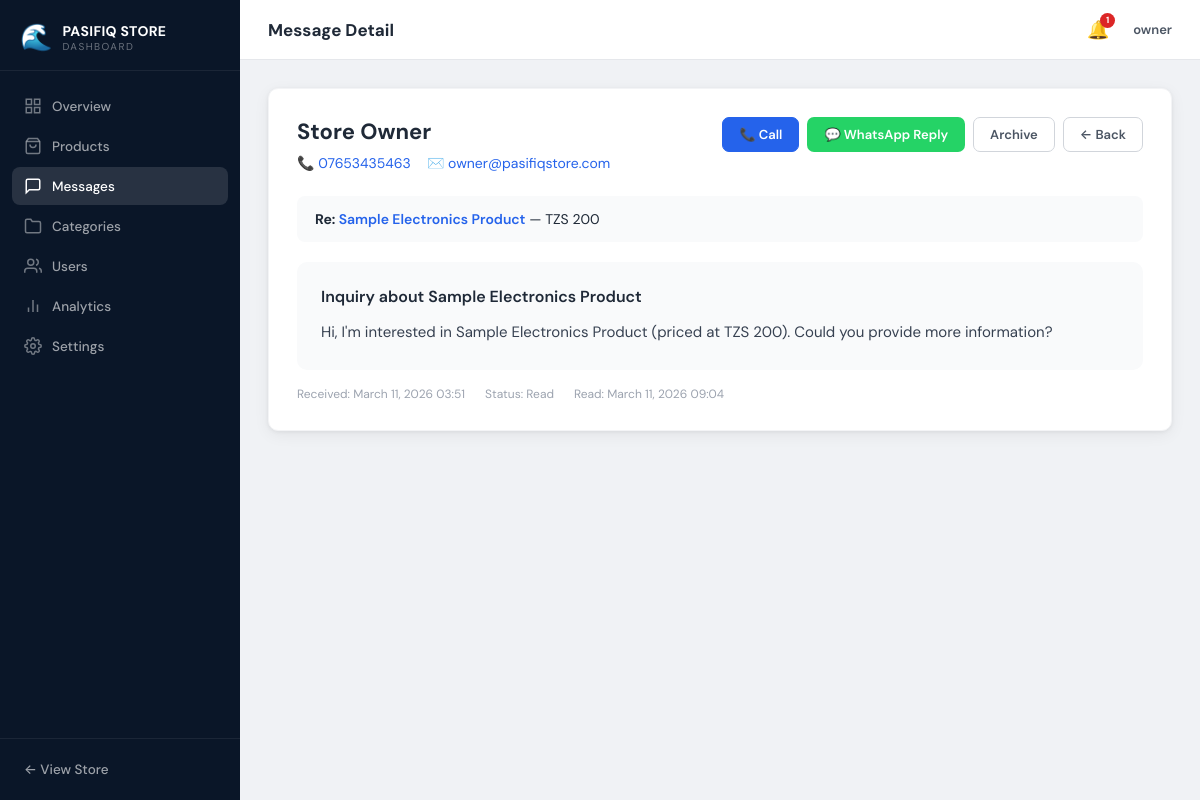
Screenshot of /dashboard/messages/1/ (signed in) with the database file from the repository.
### core/models.py (models this page shows, shortened)
class SiteSettings(models.Model):
    store_name = models.CharField(max_length=100, default='PASIFIQ STORE')
    tagline = models.CharField(max_length=200, blank=True)
    phone = models.CharField(max_length=20, blank=True)
    whatsapp = models.CharField(max_length=20, blank=True)
    email = models.EmailField(blank=True)
    address = models.TextField(blank=True)
    facebook = models.URLField(blank=True)
    instagram = models.URLField(blank=True)
    twitter = models.URLField(blank=True)
    logo = models.ImageField(upload_to='site/', blank=True, null=True)
    hero_image = models.ImageField(upload_to='site/', blank=True, null=True)
    about_text = models.TextField(blank=True)
    updated_at = models.DateTimeField(auto_now=True)
    class Meta:
        db_table = 'site_settings'
        verbose_name = 'Site Settings'
        verbose_name_plural = 'Site Settings'

### users/models.py (models this page shows, shortened)
class CustomUser(AbstractUser):
    bio = models.TextField(blank=True)
    avatar = models.ImageField(upload_to='avatars/', blank=True, null=True)
    phone = models.CharField(max_length=20, blank=True)
    location = models.CharField(max_length=100, blank=True)
    date_of_birth = models.DateField(null=True, blank=True)
    is_store_owner = models.BooleanField(default=False)
    email_notifications = models.BooleanField(default=True)
    created_at = models.DateTimeField(auto_now_add=True)
    updated_at = models.DateTimeField(auto_now=True)
    class Meta:
        db_table = 'users'
        indexes = [models.Index(fields=['username']), models.Index(fields=['email'])]

### messaging/models.py (models this page shows, shortened)
class Message(models.Model):
    STATUS_CHOICES = [
        ('new', 'New'),
        ('read', 'Read'),
        ('archived', 'Archived'),
    ]
    sender_name = models.CharField(max_length=100)
    sender_phone = models.CharField(max_length=20)
    sender_email = models.EmailField(blank=True)
    user = models.ForeignKey(settings.AUTH_USER_MODEL, null=True, blank=True, on_delete=models.SET_NULL, related_name='sent_messages')
    product = models.ForeignKey('products.Product', null=True, blank=True, on_delete=models.SET_NULL, related_name='inquiries')
    subject = models.CharField(max_length=200, blank=True)
    content = models.TextField()
    status = models.CharField(max_length=20, choices=STATUS_CHOICES, default='new')
    ip_address = models.GenericIPAddressField(null=True, blank=True)
    created_at = models.DateTimeField(auto_now_add=True)
    read_at = models.DateTimeField(null=True, blank=True)
    class Meta:
        db_table = 'messages'
        ordering = ['-created_at']
        indexes = [models.Index(fields=['status']), models.Index(fields=['-created_at'])]
    def get_whatsapp_reply_url(self):
        import urllib.parse
        from django.conf import settings
        msg = f"Hi {self.sender_name}, thank you for your inquiry"
        if self.product:
            msg += f" about {self.product.name}"
        msg += "."
        phone = self.sender_phone.replace('+', '').replace(' ', '').replace('-', '')
        return f"https://wa.me/{phone}?text={urllib.parse.quote(msg)}"

### products/models.py (models this page shows, shortened)
class Product(models.Model):
    CONDITION_CHOICES = [
        ('new', 'New'),
        ('used', 'Used'),
        ('refurbished', 'Refurbished'),
    ]
    STATUS_CHOICES = [
        ('available', 'Available'),
        ('sold', 'Sold'),
        ('reserved', 'Reserved'),
        ('coming_soon', 'Coming Soon'),
    ]
    name = models.CharField(max_length=200)
    slug = models.SlugField(unique=True, max_length=250)
    category = models.ForeignKey('categories.Category', related_name='products', on_delete=models.SET_NULL, null=True)
    description = models.TextField()
    short_description = models.CharField(max_length=300, blank=True)
    price = models.DecimalField(max_digits=10, decimal_places=2, null=True, blank=True)
    condition = models.CharField(max_length=20, choices=CONDITION_CHOICES, default='new')
    status = models.CharField(max_length=20, choices=STATUS_CHOICES, default='available')
    tags = models.CharField(max_length=500, blank=True, help_text='Comma-separated tags')
    location = models.CharField(max_length=100, blank=True)
    is_featured = models.BooleanField(default=False)
    is_active = models.BooleanField(default=True)
    specifications = models.JSONField(default=dict, blank=True)
    meta_title = models.CharField(max_length=200, blank=True)
    meta_description = models.CharField(max_length=300, blank=True)
    view_count = models.PositiveIntegerField(default=0)
    wishlist_count = models.PositiveIntegerField(default=0)
    comparison_count = models.PositiveIntegerField(default=0)
    inquiry_count = models.PositiveIntegerField(default=0)
    average_rating = models.DecimalField(max_digits=3, decimal_places=2, default=0)
    review_count = models.PositiveIntegerField(default=0)
    created_at = models.DateTimeField(auto_now_add=True)
    updated_at = models.DateTimeField(auto_now=True)
    class Meta:
        db_table = 'products'
        ordering = ['-created_at']
        indexes = [
            models.Index(fields=['slug']),
            models.Index(fields=['category']),
            models.Index(fields=['status']),
            models.Index(fields=['is_featured']),
            models.Index(fields=['-view_count']),
        ]
    def get_absolute_url(self):
        from django.urls import reverse
        return reverse('products:detail', kwargs={'slug': self.slug})

### dashboard/views.py (the view, shortened to what this page needs)
@owner_required
def message_detail(request, pk):
    message = get_object_or_404(Message, pk=pk)
    return render(request, 'dashboard/message_detail.html', {'message': message})

### comparison/context_processors.py (called while the page is built)
def comparison_context(request):
    if request.user.is_authenticated:
        items = ComparisonItem.objects.filter(user=request.user)
    else:
        session_key = request.session.session_key
        items = ComparisonItem.objects.filter(session_key=session_key) if session_key else ComparisonItem.objects.none()
    return {
        'comparison_count': items.count(),
        'comparison_product_ids': list(items.values_list('product_id', flat=True)),
    }

### core/context_processors.py (called while the page is built)
def global_context(request):
    try:
        site_settings = SiteSettings.objects.first()
    except:
        site_settings = None
    return {
        'store_name': getattr(site_settings, 'store_name', settings.STORE_NAME),
        'store_phone': getattr(site_settings, 'phone', settings.STORE_PHONE),
        'store_whatsapp': getattr(site_settings, 'whatsapp', settings.STORE_WHATSAPP),
        'store_email': getattr(site_settings, 'email', settings.STORE_EMAIL),
        'store_address': getattr(site_settings, 'address', settings.STORE_ADDRESS),
        'site_settings': site_settings,
    }

### notifications/context_processors.py (called while the page is built)
def notifications_context(request):
    if request.user.is_authenticated and (request.user.is_store_owner or request.user.is_superuser):
        unread = Notification.objects.filter(recipient=request.user, is_read=False).count()
        recent = Notification.objects.filter(recipient=request.user).order_by('-created_at')[:5]
    else:
        unread = 0
        recent = []
    return {'unread_notifications': unread, 'recent_notifications': recent}

### wishlist/context_processors.py (called while the page is built)
def wishlist_context(request):
    if request.user.is_authenticated:
        count = WishlistItem.objects.filter(user=request.user).count()
        ids = list(WishlistItem.objects.filter(user=request.user).values_list('product_id', flat=True))
    else:
        count = 0
        ids = []
    return {'wishlist_count': count, 'wishlist_product_ids': ids}

### templates/dashboard/message_detail.html (shortened to what this page needs)
{% extends 'dashboard/base.html' %}
{% block page_title %}Message Detail{% endblock %}
{% block content %}
<div class="panel message-detail-panel">
    <div class="message-detail-header">
        <div>
            <h2>{{ message.sender_name }}</h2>
            <div class="message-contact-info">
                <a href="tel:{{ message.sender_phone }}" class="contact-link">📞 {{ message.sender_phone }}</a>
                {% if message.sender_email %}<a href="mailto:{{ message.sender_email }}" class="contact-link">✉️ {{ message.sender_email }}</a>{% endif %}
            </div>
        </div>
        <div class="message-detail-actions">
            <a href="tel:{{ message.sender_phone }}" class="btn btn-primary">📞 Call</a>
            <a href="{{ message.get_whatsapp_reply_url }}" target="_blank" class="btn btn-whatsapp">💬 WhatsApp Reply</a>
            <a href="{% url 'dashboard:archive_message' message.pk %}" class="btn btn-outline">Archive</a>
            <a href="{% url 'dashboard:message_list' %}" class="btn btn-outline">← Back</a>
        </div>
    </div>
    {% if message.product %}
    <div class="message-product-card">
        <strong>Re: </strong>
        <a href="{{ message.product.get_absolute_url }}" target="_blank">{{ message.product.name }}</a>
        {% if message.product.price %} — TZS {{ message.product.price|floatformat:0 }}{% endif %}
    </div>
    {% endif %}
    <div class="message-body">
        {% if message.subject %}<h4>{{ message.subject }}</h4>{% endif %}
        <div class="message-content">{{ message.content|linebreaks }}</div>
    </div>
    <div class="message-meta">
        <span>Received: {{ message.created_at|date:"F d, Y H:i" }}</span>
        <span>Status: {{ message.get_status_display }}</span>
        {% if message.read_at %}<span>Read: {{ message.read_at|date:"F d, Y H:i" }}</span>{% endif %}
    </div>
</div>
{% endblock %}

### templates/dashboard/base.html (shortened to what this page needs)
<!DOCTYPE html>
<html lang="en">
<head>
    {% load static %}
    <link rel="stylesheet" href="{% static 'css/dashboard.css' %}">
</head>
<body class="dashboard-body">
<div class="dashboard-layout">
    <aside class="dashboard-sidebar">
        <div class="sidebar-brand">
            <span class="brand-icon">🌊</span>
            <div>
                <span class="brand-name">{{ store_name }}</span>
                <span class="brand-sub">Dashboard</span>
            </div>
        </div>
        <nav class="sidebar-nav">
            <a href="{% url 'dashboard:index' %}" class="sidebar-link {% if request.resolver_match.url_name == 'index' %}active{% endif %}">
                <svg width="18" height="18" viewBox="0 0 24 24" fill="none" stroke="currentColor" stroke-width="2"><rect x="3" y="3" width="7" height="7"/><rect x="14" y="3" width="7" height="7"/><rect x="14" y="14" width="7" height="7"/><rect x="3" y="14" width="7" height="7"/></svg>
                Overview
            </a>
            <a href="{% url 'dashboard:product_list' %}" class="sidebar-link {% if 'product' in request.resolver_match.url_name %}active{% endif %}">
                <svg width="18" height="18" viewBox="0 0 24 24" fill="none" stroke="currentColor" stroke-width="2"><path d="M6 2L3 6v14a2 2 0 0 0 2 2h14a2 2 0 0 0 2-2V6l-3-4z"/><line x1="3" y1="6" x2="21" y2="6"/><path d="M16 10a4 4 0 0 1-8 0"/></svg>
                Products
            </a>
            <a href="{% url 'dashboard:message_list' %}" class="sidebar-link {% if 'message' in request.resolver_match.url_name %}active{% endif %}">
                <svg width="18" height="18" viewBox="0 0 24 24" fill="none" stroke="currentColor" stroke-width="2"><path d="M21 15a2 2 0 0 1-2 2H7l-4 4V5a2 2 0 0 1 2-2h14a2 2 0 0 1 2 2z"/></svg>
                Messages
            </a>
            <a href="{% url 'dashboard:category_list' %}" class="sidebar-link {% if 'category' in request.resolver_match.url_name %}active{% endif %}">
                <svg width="18" height="18" viewBox="0 0 24 24" fill="none" stroke="currentColor" stroke-width="2"><path d="M22 19a2 2 0 0 1-2 2H4a2 2 0 0 1-2-2V5a2 2 0 0 1 2-2h5l2 3h9a2 2 0 0 1 2 2z"/></svg>
                Categories
            </a>
            <a href="{% url 'dashboard:user_list' %}" class="sidebar-link {% if request.resolver_match.url_name == 'user_list' %}active{% endif %}">
                <svg width="18" height="18" viewBox="0 0 24 24" fill="none" stroke="currentColor" stroke-width="2"><path d="M17 21v-2a4 4 0 0 0-4-4H5a4 4 0 0 0-4 4v2"/><circle cx="9" cy="7" r="4"/><path d="M23 21v-2a4 4 0 0 0-3-3.87"/><path d="M16 3.13a4 4 0 0 1 0 7.75"/></svg>
                Users
            </a>
            <a href="{% url 'dashboard:analytics' %}" class="sidebar-link {% if request.resolver_match.url_name == 'analytics' %}active{% endif %}">
                <svg width="18" height="18" viewBox="0 0 24 24" fill="none" stroke="currentColor" stroke-width="2"><line x1="18" y1="20" x2="18" y2="10"/><line x1="12" y1="20" x2="12" y2="4"/><line x1="6" y1="20" x2="6" y2="14"/></svg>
                Analytics
            </a>
            <a href="{% url 'dashboard:settings' %}" class="sidebar-link {% if request.resolver_match.url_name == 'settings' %}active{% endif %}">
                Settings
            </a>
        </nav>
        <div class="sidebar-footer">
            <a href="{% url 'core:home' %}" class="sidebar-link">← View Store</a>
        </div>
    </aside>
    <div class="dashboard-main">
        <header class="dashboard-topbar">
            <div class="topbar-left">
                <h1 class="dashboard-page-title">{% block page_title %}Dashboard{% endblock %}</h1>
            </div>
            <div class="topbar-right">
                <div class="notif-dropdown">
                    <button class="notif-btn" id="notifBtn">
                        🔔
                        {% if unread_notifications > 0 %}<span class="notif-badge">{{ unread_notifications }}</span>{% endif %}
                    </button>
                </div>
                <span class="topbar-user">{{ request.user.username }}</span>
            </div>
        </header>
        <div class="dashboard-content">
            {% block content %}{% endblock %}
        </div>
    </div>
</div>
</body>
</html>

### rows the page displays
SiteSettings: store_name "PASIFIQ STORE"
CustomUser: user.username "owner"
Message: sender_name "Store Owner", sender_phone "07653435463", sender_email "owner@pasifiqstore.com", product.name "Sample Electronics Product", product.price "200", subject "Inquiry about Sample Electronics Product", content "Hi, I'm interested in Sample Electronics Product (priced at TZS 200). Could you provide more information?", created_at "March 11, 2026 03:51", status "Read", read_at "March 11, 2026 09:04"

### other values shown
{{ unread_notifications }} "1"
